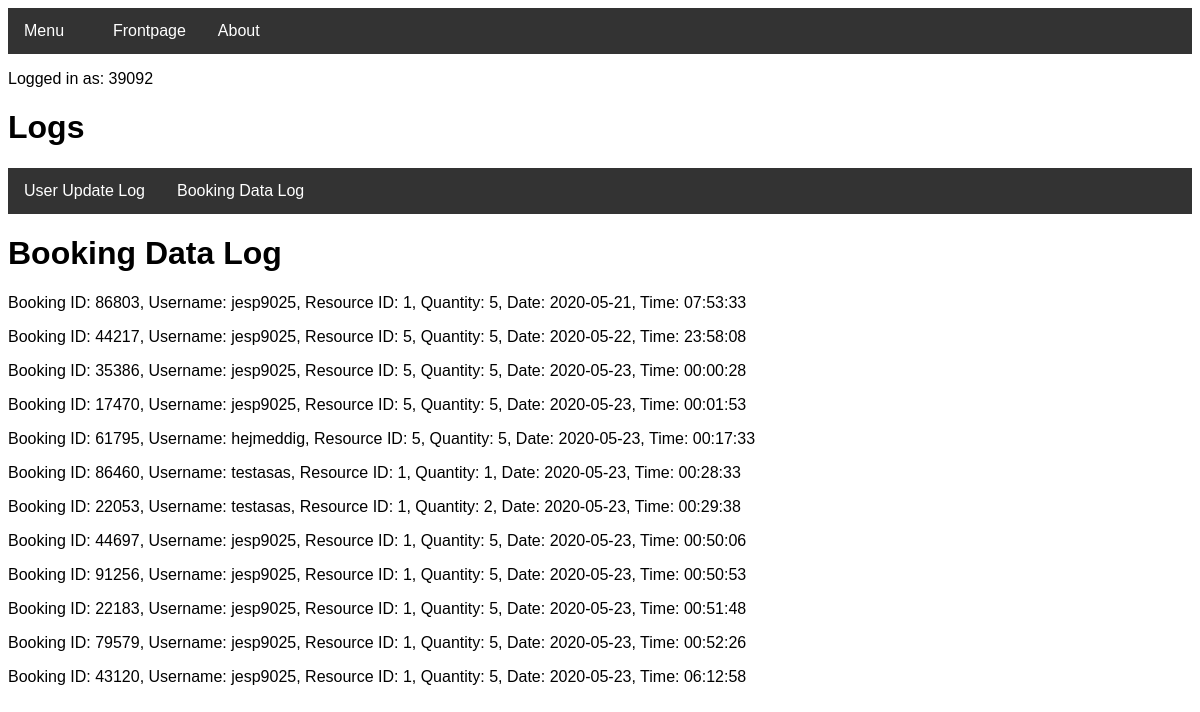
Before: /bookingdatalog (signed in) with the older database file.
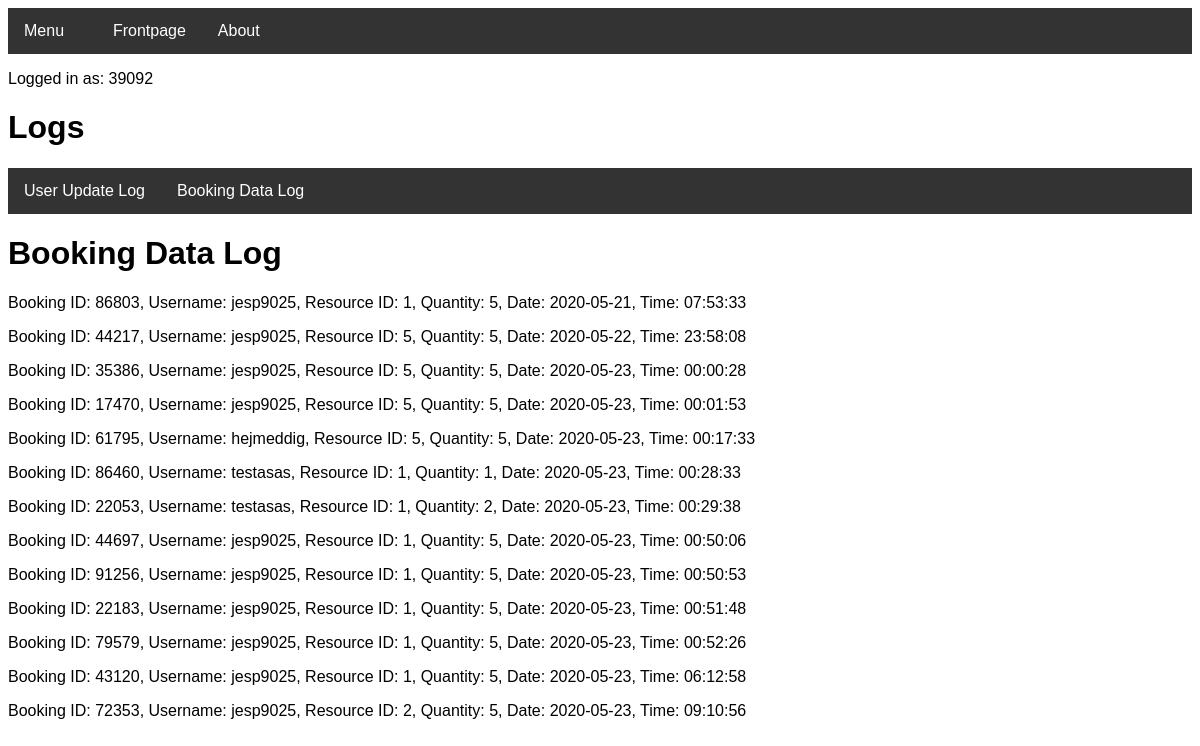
After: the same page with the newer database file.
### tables this page shows
CREATE TABLE BookingData (bookingdata_booking_id INTEGER, bookingdata_username STRING, bookingdata_resource_id INTEGER, bookingdata_resource_quantity INTEGER, bookingdata_start DATE, bookingdata_time TIME);

### routes.py (the view)
@app.route("/bookingdatalog")
def bookingdatalog():
    if "name" not in session:
        return redirect(url_for("login"))
    if user.checkIfAdmin(session['name']) == False:
        return redirect(url_for("denied"))
    lst = bookingData.readBookingData()
    return render_template("bookingdatalog.html", data=lst, username=session['name'])

### Project.py (called while the page is built)
    def readBookingData(self):
        try:
            c = self.conn.cursor()
            c.execute("SELECT 'Booking ID:', bookingdata_booking_id, 'Username:', bookingdata_username, 'Resource ID:', bookingdata_resource_id, 'Quantity:', bookingdata_resource_quantity, 'Date:', bookingdata_start, 'Time:', bookingdata_time FROM BookingData")
            lst = c.fetchall()
            c.close
            return lst
        except sqlite3.Error as e:
            return "An error occurred:", e.args[0]

    def checkIfAdmin(self, username):
        try:
            c = self.conn.cursor()
            c.execute("SELECT user_is_admin FROM User WHERE user_username = '{}'".format(username))
            lst = c.fetchall()
            toList = functools.reduce(operator.add, (lst))
            for item in toList:
                if item == "True":
                    return True
            return False
        except TypeError:
            pass

### templates/bookingdatalog.html (shortened to what this page needs)
<!DOCTYPE html>
<head>
<link rel="stylesheet" href="../static/theme.css">
<link rel="stylesheet" type="text/css" href="../static/barstyle.css" title="style"/>
<link rel="stylesheet" type="text/css" href="../static/errorstyle.css" title="style"/>
</head>
<body>
<div class="navbar">
  <div class="dropdown">
    <button class="dropbtn">Menu
      <i class="fa fa-caret-down"></i>
    </button>
  </div>
  <a href="welcome">Frontpage</a>
  <a href="about">About</a>
</div>
</body>
<p>Logged in as: {{ username }}</p>
<h1>Logs</h1>
<div class="container">
    <div class="navbar">
        <a href="userdatalog">User Update Log</a>
        <a href="bookingdatalog">Booking Data Log</a>
    </div>
    <h1>Booking Data Log</h1>
</div>
<body>
    {%for value in data%}
     <p>{{value | replace("(", "") | replace(")", "") | replace(":", "=") | replace("'", "") | replace("=,", ":") | replace("=", ":")}}</p>
    {%endfor%}
   </body>

Changed rows visible on the page:
added BookingData: value "Booking ID: 72353, Username: jesp9025, Resource ID: 2, Quantity: 5, Date: 2020-05-23, Time: 09:10:56"
